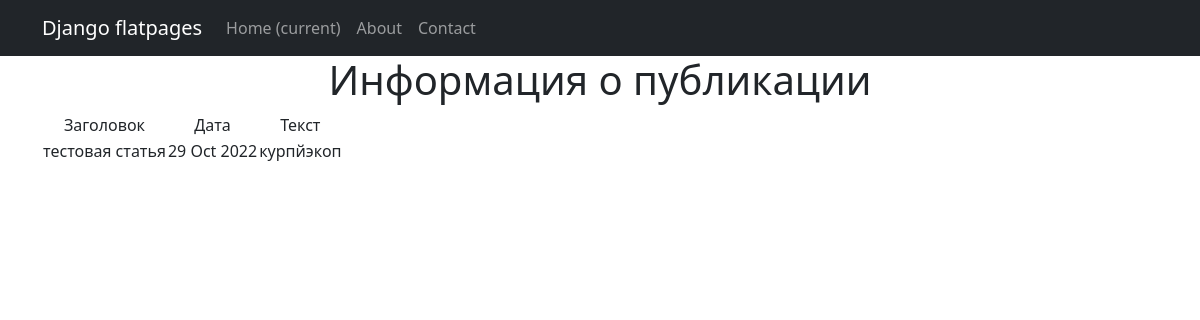
The page /posts/10 on the database its author committed.
### NewsApp/models.py (models this page shows, shortened)
class Post(models.Model):
    article = 'AR'
    news = 'NE'
    TYPE = [
    (article, 'статья'),
    (news, 'новость')]
    author_post = models.ForeignKey(Author, on_delete=models.CASCADE)
    type_post = models.CharField(max_length=2, choices=TYPE, default=article)
    date_time_post = models.DateTimeField(auto_now_add=True)
    categories_post = models.ManyToManyField(Category, through='PostCategory')
    title_post = models.CharField(max_length=250)
    text_post = models.TextField()
    rating_post = models.FloatField(default=0.0)

### NewsApp/views.py (the view)
# urls.py: path('<int:pk>', PostDetail.as_view(), name='post_detail'),
class PostDetail(DetailView):
    model = Post
    template_name = 'post.html'
    context_object_name = 'post'

### NewsApp/templatetags/custom_filters.py (called while the page is built)
@register.filter()
def censor(value):
    for word in words:
        value = value.replace(word, '***')
    return value

### templates/post.html (shortened to what this page needs)
{% extends 'flatpages/default.html' %}
{% load custom_filters %}
{% block content %}
<h1>Информация о публикации</h1>
<table>
    <tr>
        <td>Заголовок</td>
        <td>Дата</td>
        <td>Текст</td>
    </tr>
    <tr>
        <td>{{ post.title_post|censor }}</td>
        <td>{{ post.date_time_post|date:'d M Y'  }}</td>
        <td>{{ post.text_post|censor }}</td>
    </tr>
</table>
{% endblock content %}

### rows shown on the page
Post: title_post|censor "тестовая статья", date_time_post "29 Oct 2022", text_post|censor "курпйэкоп"
